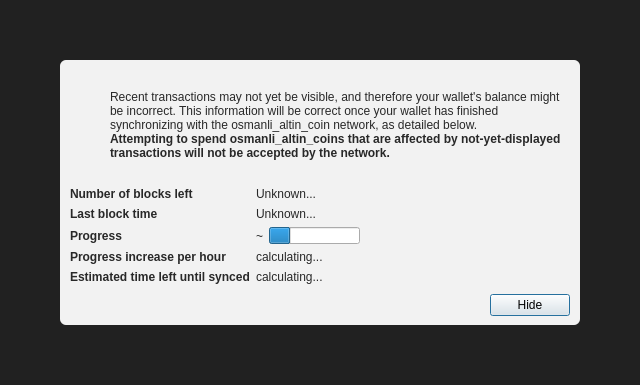
<?xml version="1.0" encoding="UTF-8"?>
<ui version="4.0">
 <class>ModalOverlay</class>
 <widget class="ModalOverlay" name="ModalOverlay">
  <property name="geometry">
   <rect>
    <x>0</x>
    <y>0</y>
    <width>640</width>
    <height>385</height>
   </rect>
  </property>
  <property name="windowTitle">
   <string>Form</string>
  </property>
  <layout class="QVBoxLayout" name="verticalLayout" stretch="0">
   <property name="sizeConstraint">
    <enum>QLayout::SetDefaultConstraint</enum>
   </property>
   <property name="leftMargin">
    <number>0</number>
   </property>
   <property name="topMargin">
    <number>0</number>
   </property>
   <property name="rightMargin">
    <number>0</number>
   </property>
   <property name="bottomMargin">
    <number>0</number>
   </property>
   <item>
    <widget class="QWidget" name="bgWidget" native="true">
     <property name="styleSheet">
      <string notr="true">#bgWidget { background: rgba(0,0,0,220); }</string>
     </property>
     <layout class="QVBoxLayout" name="verticalLayoutMain" stretch="1">
      <property name="leftMargin">
       <number>60</number>
      </property>
      <property name="topMargin">
       <number>60</number>
      </property>
      <property name="rightMargin">
       <number>60</number>
      </property>
      <property name="bottomMargin">
       <number>60</number>
      </property>
      <item>
       <widget class="QWidget" name="contentWidget" native="true">
        <property name="styleSheet">
         <string notr="true">#contentWidget { background: rgba(255,255,255,240); border-radius: 6px; }

QLabel { color: rgb(40,40,40);  }</string>
        </property>
        <layout class="QVBoxLayout" name="verticalLayoutSub" stretch="1,0,0,0">
         <property name="spacing">
          <number>0</number>
         </property>
         <property name="leftMargin">
          <number>10</number>
         </property>
         <property name="topMargin">
          <number>10</number>
         </property>
         <property name="rightMargin">
          <number>10</number>
         </property>
         <property name="bottomMargin">
          <number>10</number>
         </property>
         <item>
          <layout class="QHBoxLayout" name="horizontalLayoutIconText" stretch="0,1">
           <property name="topMargin">
            <number>20</number>
           </property>
           <item>
            <layout class="QVBoxLayout" name="verticalLayoutIcon">
             <property name="leftMargin">
              <number>0</number>
             </property>
             <item>
              <widget class="QPushButton" name="warningIcon">
               <property name="enabled">
                <bool>false</bool>
               </property>
               <property name="text">
                <string/>
               </property>
               <property name="icon">
                <iconset>
                 <normaloff>:/icons/warning</normaloff>
                 <disabledoff>:/icons/warning</disabledoff>:/icons/warning</iconset>
               </property>
               <property name="iconSize">
                <size>
                 <width>48</width>
                 <height>48</height>
                </size>
               </property>
               <property name="flat">
                <bool>true</bool>
               </property>
              </widget>
             </item>
             <item>
              <spacer name="verticalSpacerWarningIcon">
               <property name="orientation">
                <enum>Qt::Vertical</enum>
               </property>
               <property name="sizeHint" stdset="0">
                <size>
                 <width>20</width>
                 <height>40</height>
                </size>
               </property>
              </spacer>
             </item>
            </layout>
           </item>
           <item>
            <layout class="QVBoxLayout" name="verticalLayoutInfoText">
             <property name="leftMargin">
              <number>0</number>
             </property>
             <property name="topMargin">
              <number>0</number>
             </property>
             <item>
              <widget class="QLabel" name="infoText">
               <property name="text">
                <string>Recent transactions may not yet be visible, and therefore your wallet's balance might be incorrect. This information will be correct once your wallet has finished synchronizing with the osmanli_altin_coin network, as detailed below.</string>
               </property>
               <property name="textFormat">
                <enum>Qt::RichText</enum>
               </property>
               <property name="wordWrap">
                <bool>true</bool>
               </property>
              </widget>
             </item>
             <item>
              <widget class="QLabel" name="infoTextStrong">
               <property name="font">
                <font>
                 <weight>75</weight>
                 <bold>true</bold>
                </font>
               </property>
               <property name="text">
                <string>Attempting to spend osmanli_altin_coins that are affected by not-yet-displayed transactions will not be accepted by the network.</string>
               </property>
               <property name="textFormat">
                <enum>Qt::RichText</enum>
               </property>
               <property name="wordWrap">
                <bool>true</bool>
               </property>
              </widget>
             </item>
             <item>
              <spacer name="verticalSpacerInTextSpace">
               <property name="orientation">
                <enum>Qt::Vertical</enum>
               </property>
               <property name="sizeHint" stdset="0">
                <size>
                 <width>20</width>
                 <height>40</height>
                </size>
               </property>
              </spacer>
             </item>
            </layout>
           </item>
          </layout>
         </item>
         <item>
          <spacer name="verticalSpacerAfterText">
           <property name="orientation">
            <enum>Qt::Vertical</enum>
           </property>
           <property name="sizeHint" stdset="0">
            <size>
             <width>20</width>
             <height>40</height>
            </size>
           </property>
          </spacer>
         </item>
         <item>
          <layout class="QFormLayout" name="formLayout">
           <property name="fieldGrowthPolicy">
            <enum>QFormLayout::FieldsStayAtSizeHint</enum>
           </property>
           <property name="horizontalSpacing">
            <number>6</number>
           </property>
           <property name="verticalSpacing">
            <number>6</number>
           </property>
           <property name="topMargin">
            <number>10</number>
           </property>
           <item row="0" column="0">
            <widget class="QLabel" name="labelNumberOfBlocksLeft">
             <property name="font">
              <font>
               <weight>75</weight>
               <bold>true</bold>
              </font>
             </property>
             <property name="text">
              <string>Number of blocks left</string>
             </property>
            </widget>
           </item>
           <item row="0" column="1">
            <widget class="QLabel" name="numberOfBlocksLeft">
             <property name="text">
              <string>Unknown...</string>
             </property>
            </widget>
           </item>
           <item row="1" column="0">
            <widget class="QLabel" name="labelLastBlockTime">
             <property name="font">
              <font>
               <weight>75</weight>
               <bold>true</bold>
              </font>
             </property>
             <property name="text">
              <string>Last block time</string>
             </property>
            </widget>
           </item>
           <item row="1" column="1">
            <widget class="QLabel" name="newestBlockDate">
             <property name="sizePolicy">
              <sizepolicy hsizetype="Maximum" vsizetype="Preferred">
               <horstretch>0</horstretch>
               <verstretch>0</verstretch>
              </sizepolicy>
             </property>
             <property name="text">
              <string>Unknown...</string>
             </property>
            </widget>
           </item>
           <item row="2" column="0">
            <widget class="QLabel" name="labelSyncDone">
             <property name="font">
              <font>
               <weight>75</weight>
               <bold>true</bold>
              </font>
             </property>
             <property name="text">
              <string>Progress</string>
             </property>
            </widget>
           </item>
           <item row="2" column="1">
            <layout class="QHBoxLayout" name="horizontalLayoutSync" stretch="0,1">
             <item>
              <widget class="QLabel" name="percentageProgress">
               <property name="text">
                <string notr="true">~</string>
               </property>
              </widget>
             </item>
             <item>
              <widget class="QProgressBar" name="progressBar">
               <property name="value">
                <number>24</number>
               </property>
               <property name="format">
                <string/>
               </property>
              </widget>
             </item>
            </layout>
           </item>
           <item row="4" column="0">
            <widget class="QLabel" name="labelProgressIncrease">
             <property name="font">
              <font>
               <weight>75</weight>
               <bold>true</bold>
              </font>
             </property>
             <property name="text">
              <string>Progress increase per hour</string>
             </property>
            </widget>
           </item>
           <item row="4" column="1">
            <widget class="QLabel" name="progressIncreasePerH">
             <property name="text">
              <string>calculating...</string>
             </property>
            </widget>
           </item>
           <item row="5" column="0">
            <widget class="QLabel" name="labelEstimatedTimeLeft">
             <property name="font">
              <font>
               <weight>75</weight>
               <bold>true</bold>
              </font>
             </property>
             <property name="text">
              <string>Estimated time left until synced</string>
             </property>
            </widget>
           </item>
           <item row="5" column="1">
            <widget class="QLabel" name="expectedTimeLeft">
             <property name="text">
              <string>calculating...</string>
             </property>
            </widget>
           </item>
          </layout>
         </item>
         <item>
          <layout class="QHBoxLayout" name="horizontalLayoutButtons">
           <property name="leftMargin">
            <number>10</number>
           </property>
           <property name="topMargin">
            <number>10</number>
           </property>
           <item>
            <spacer name="horizontalSpacer">
             <property name="orientation">
              <enum>Qt::Horizontal</enum>
             </property>
             <property name="sizeHint" stdset="0">
              <size>
               <width>40</width>
               <height>20</height>
              </size>
             </property>
            </spacer>
           </item>
           <item>
            <widget class="QPushButton" name="closeButton">
             <property name="text">
              <string>Hide</string>
             </property>
             <property name="focusPolicy">
              <enum>Qt::StrongFocus</enum>
             </property>
             <property name="default">
              <bool>true</bool>
             </property>
            </widget>
           </item>
          </layout>
         </item>
        </layout>
       </widget>
      </item>
     </layout>
    </widget>
   </item>
  </layout>
 </widget>
 <customwidgets>
  <customwidget>
   <class>ModalOverlay</class>
   <extends>QWidget</extends>
   <header>qt/modaloverlay.h</header>
   <container>1</container>
  </customwidget>
 </customwidgets>
 <resources/>
 <connections/>
</ui>
